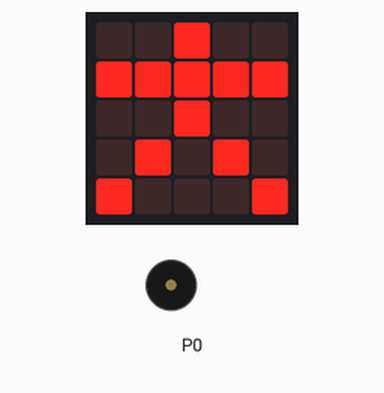
This program was run on a simulated BBC micro:bit (MakeCode). Parts: the board's 5×5 LED display, buzzer (waves = sounding).

Above: at 4.24 s.
At 11.5 s:
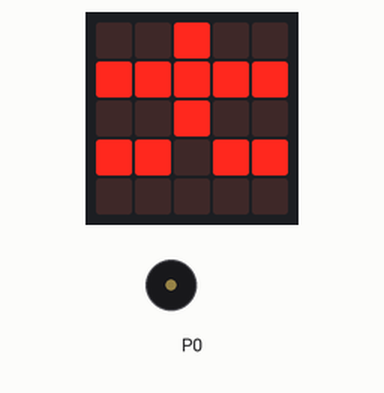
At 22.82 s:
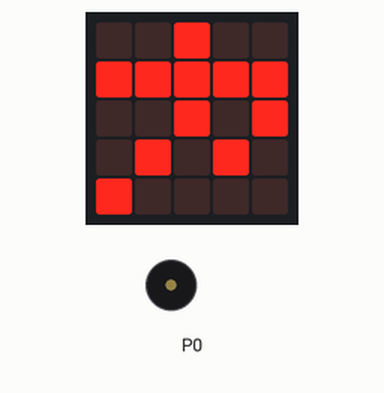
At 39.4 s:
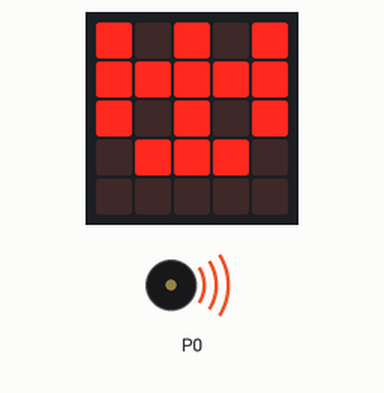
Timing chart, 0 to 40.0 s (numbered marks = the images above):
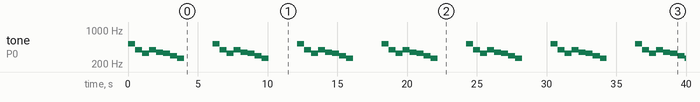

Measured:
- by itself, tone on P0: repeats every 6.1 s: 392 Hz 0.51 s, 330 Hz 0.51 s, 392 Hz 0.51 s, 349 Hz 0.51 s, 330 Hz 0.51 s, 294 Hz 0.51 s, 262 Hz 0.50 s, silent 2.0 s, 523 Hz 0.51 s
- what the display in image 0 shows lasts 0.4 s, from 4.0 s to 4.4 s

The program:

main.ts
```typescript
basic.forever(function () {
    music.play(music.stringPlayable("C5 G E G F E D C ", 120), music.PlaybackMode.UntilDone)
    basic.showLeds(`
        . . # . .
        # # # # #
        . . # . .
        . # . # .
        # . . . #
        `)
    basic.showLeds(`
        . . # . .
        # # # # #
        . . # . #
        . # . # .
        # . . . .
        `)
    basic.showLeds(`
        . . # . .
        . # # # .
        # . # . #
        . # . # .
        # . . . #
        `)
    basic.showLeds(`
        . . # . .
        # # # # #
        . . # . .
        # # . # #
        . . . . .
        `)
    basic.showLeds(`
        # . # . #
        # # # # #
        # . # . #
        . # # # .
        . . . . .
        `)
})
```

test.ts
```typescript
// aquí va el archivo "tests"; esto no se compilará cuando este paquete se utilice como una extensión.
```
